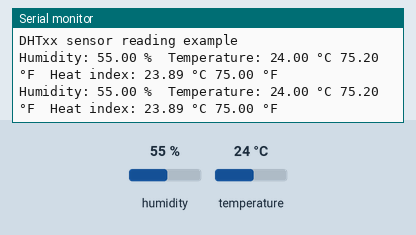
This sketch was run on a simulated ESP32. Parts: the last lines printed to the serial monitor. Inputs (shaded band) come from the test bench; at power-on: humidity 55 %, temperature 24 °C.

Above: at 4.8 s.
4.9 s: humidity set to 22 %
At 7.1 s:
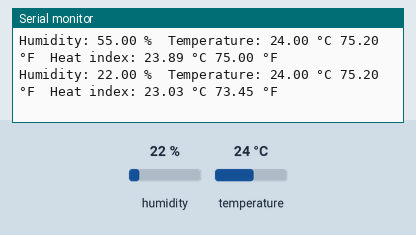
7.9 s: temperature set to 12 °C
At 9.1 s:
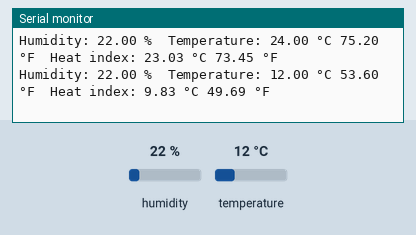
10.9 s: humidity set to 40 %
At 12.9 s:
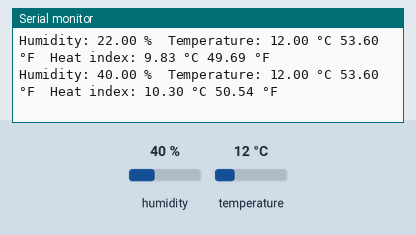
Timing chart, 0 to 14.4 s (numbered marks = the images above; inputs shaded):
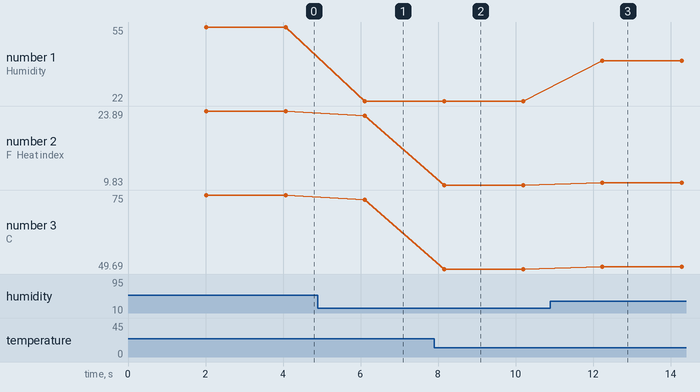

Measured:
- after the input at 4.9 s, the serial monitor: prints a new line after 1.2 s (image 1)
- after the input at 7.9 s, the serial monitor: prints a new line after 0.26 s (image 2)
- after the input at 10.9 s, the serial monitor: prints a new line after 1.3 s (image 3)
- plotted number 1: 55 → 22 after the input at 4.9 s, 22 → 40 after the input at 10.9 s
- plotted number 2: 23.89 → 23.03 after the input at 4.9 s, 23.03 → 9.83 after the input at 7.9 s, 9.83 → 10.3 after the input at 10.9 s
- plotted number 3: 75 → 73.45 after the input at 4.9 s, 73.45 → 49.69 after the input at 7.9 s, 49.69 → 50.54 after the input at 10.9 s

The sketch:

lab_12_temperature_sensor.ino
```cpp
#include <DHT.h>
// Define the DHT sensor type and pin
#define DHTPIN 26     // For ESP32, you can use GPIO26
#define DHTTYPE DHT11 // DHT11 or DHT22, depending on your sensor
// Initialize the DHT sensor
DHT dht(DHTPIN, DHTTYPE);
void setup()
{
    // Start serial communication for displaying readings
    Serial.begin(9600);
    // Initialize the DHT sensor
    dht.begin();

    // Print a starting message
    Serial.println("DHTxx sensor reading example");
}

void loop()
{
    // Wait a few seconds between sensor readings
    delay(2000);
    // Read humidity (in percentage)
    float humidity = dht.readHumidity();
    // Read temperature in Celsius
    float temperatureC = dht.readTemperature();
    // Read temperature in Fahrenheit
    float temperatureF = dht.readTemperature(true);

    // Check if any reading failed and exit the loop
    if (isnan(humidity) || isnan(temperatureC) || isnan(temperatureF))
    {
        Serial.println("Failed to read from DHT sensor!");
        return;
    }
    // Compute the heat index in Fahrenheit
    float heatIndexF = dht.computeHeatIndex(temperatureF, humidity);
    // Compute the heat index in Celsius
    float heatIndexC = dht.computeHeatIndex(temperatureC, humidity, false);
    // Print the results to the Serial Monitor
    Serial.print("Humidity: ");
    Serial.print(humidity);
    Serial.print(" %\t");
    Serial.print("Temperature: ");
    Serial.print(temperatureC);
    Serial.print(" °C ");
    Serial.print(temperatureF);
    Serial.print(" °F\t");

    Serial.print("Heat index: ");
    Serial.print(heatIndexC);
    Serial.print(" °C ");
    Serial.print(heatIndexF);
    Serial.println(" °F");
}
```
